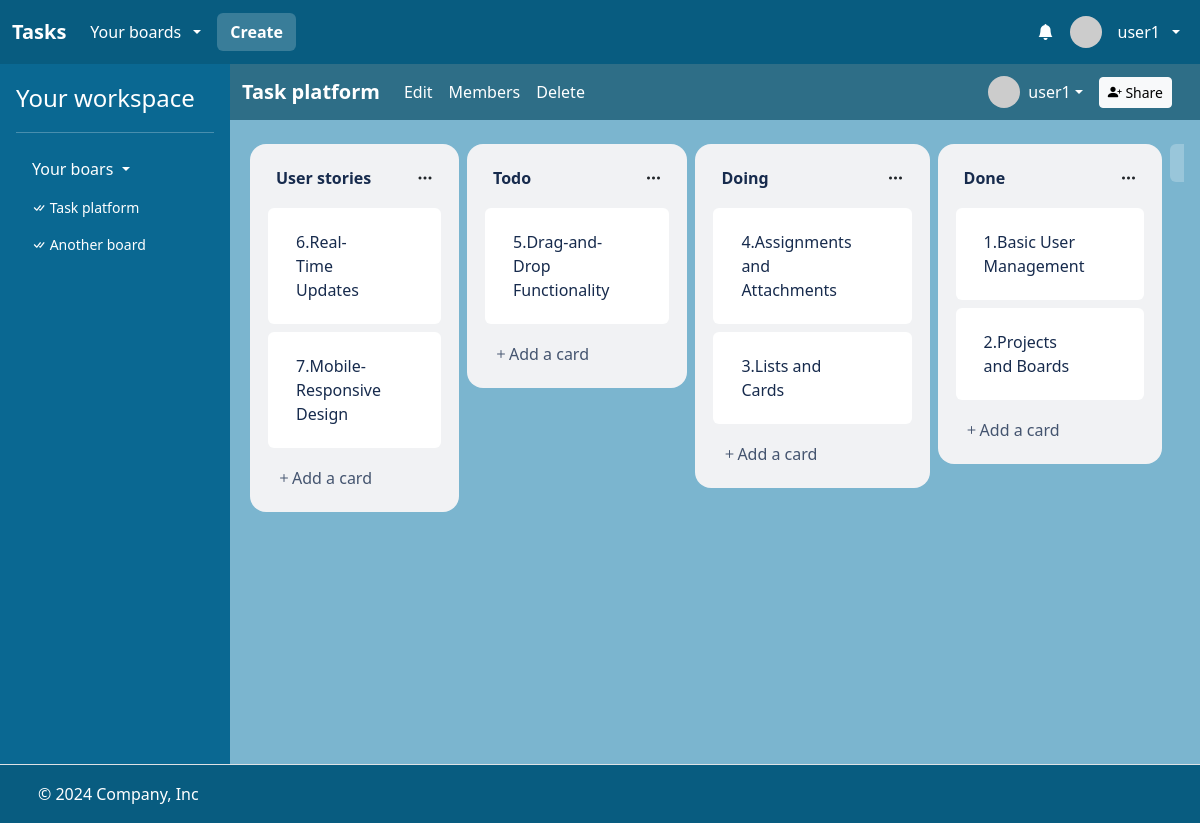
Page /boards/63 (signed in) on the committed database.
### task/models.py (models this page shows, shortened)
class User(AbstractUser):
    bio = models.CharField(max_length=256)

class Board(models.Model):
    name = models.CharField(max_length=256)
    description = models.CharField(max_length=256)
    members = models.ManyToManyField(User, related_name="boards")
    created_at = models.DateTimeField(auto_now_add=True)

class List(models.Model):
    board = models.ForeignKey("Board", on_delete=models.CASCADE, related_name="lists")
    name = models.CharField(max_length=256)
    position = models.DecimalField(max_digits=10, decimal_places=2)
    created_at = models.DateTimeField(auto_now_add=True)

class Card(models.Model):
    list = models.ForeignKey("List", on_delete=models.CASCADE, related_name="cards")
    title = models.CharField(max_length=256)
    description = models.CharField(max_length=256)
    due_date = models.DateTimeField(null=True, blank=True)
    position = models.DecimalField(max_digits=10, decimal_places=2)
    members = models.ManyToManyField(User, related_name="cards")
    created_at = models.DateTimeField(auto_now_add=True)

### task/views/board_views.py (the view)
# urls.py: path("boards/<int:board_id>", views.board_view, name="board"),
@login_required
def board_view(request, board_id):
    board = (
        request.user.boards.filter(id=board_id)
        .prefetch_related("members", "lists__cards", "lists")
        .first()
    )
    if board is None:
        return apology(request, "Board does not exist!", 400)
    lists = (
        board.lists.all()
        .order_by("position")
        .prefetch_related(
            Prefetch(
                "cards",
                queryset=Card.objects.order_by("position"),
                to_attr="ordered_cards",
            )
        )
    )
    members = board.members.all()
    total_member = members.count()
    for index, member in enumerate(members):
        member.index = total_member - index
    return render(
        request,
        "task/board.html",
        {
            "board": board,
            "lists": lists,
            "boards": request.user.boards.all(),
            "members": members,
        },
    )

### task/templates/task/board.html (shortened to what this page needs)
{% extends "task/layout.html" %}
{% load static %}
{% block main %}
<div class="d-flex flex-column h-100 bg-custom-1">
    <nav class="navbar navbar-expand-lg bg-custom-2" data-bs-theme="dark">
        <div class="container-fluid">
          <a id="board-title" class="navbar-brand fw-bold" href="{% url 'board' board.id %}" data-board-id="{{ board.id }}">{{ board.name }}</a>
          <div class="collapse navbar-collapse" id="navbarBoard">
            <ul class="navbar-nav me-auto mb-2 mb-lg-0">
                <li class="nav-item">
                    <a class="nav-link active" aria-current="page" href="{% url 'edit_board' board.id %}">Edit</a>
                </li>
                <li class="nav-item">
                    <a class="nav-link active" aria-current="page" href="{% url 'board_members' board.id %}">Members</a>
                </li>
                <li class="nav-item">
                    <button type="button" class="nav-link active" data-bs-toggle="modal" data-bs-target="#confirmBoardDeletionModal">
                        Delete
                    </button>
                </li>
            </ul>
            <div class="d-flex align-items-center gap-3">
                <div class="dropdown">
                    <a href="#" class="text-decoration-none  d-flex align-items-center text-white dropdown-toggle" id="dropdownUser1" data-bs-toggle="dropdown" aria-expanded="false">
                      <img src="https://i.pravatar.cc/48?u={{ user.id }}" alt="" width="32" height="32" class="rounded-circle me-2">
                      <span>{{ user.username }}</span>
                    </a>
                </div>
                <a class="btn btn-sm btn-light" href="{% url 'board_add_member' board.id %}"><i class="bi bi-person-plus-fill"></i> Share</a>
            </div>
          </div>
        </div>
    </nav>
    <div class="d-flex m-3">
        <div class="scrollable-flex task-lists g-3 mt-2">
                {% for list in lists %}
                <div class="col px-1 flex-20">
                    <div class="card task-list task-list-button" draggable="true" id="list-id-{{ list.id }}" data-list-id="{{ list.id }}" data-list-position="{{ list.position }}">
                        <div class="card-body scrollable-column" data-list-id="{{ list.id }}">
                            <div class="mb-2 flex-center-space-between">
                                <a class="task-list-title btn-transparent fw-bold text-decoration-none text-custom-1" href="{% url 'edit_list' list.id %}">{{ list.name }}</a>
                                <div class="dropdown">
                                    <a class="btn-transparent" data-bs-toggle="dropdown" aria-expanded="false">
                                        <i class="bi bi-three-dots text-custom-2"></i>
                                    </a>
                                  </div>
                            </div>
                            {% for card in list.ordered_cards %}
                                <div class="btn task-card card bg-info my-1 bg-white text-start border-0 rounded-xl" data-card-id="{{ card.id }}" data-list-id="{{ list.id }}" id="card-id-{{ card.id }}" draggable="true" data-card-position="{{ card.position }}">
                                    <div class="card-body d-flex justify-content-between">
                                        <span class="textarea text-custom-3">{{ card.title }}</span>
                                    </div>
                                </div>
                            {% endfor %}
                            <div class="task-card-hidden mt-2">
                                <a class="btn btn-transparent text-custom-5" href="{% url 'create_card_view' list.id %}"><i class="bi bi-plus text-custom-5"></i>Add a card</a>
                            </div>
                        </div>
                    </div>
                </div>
                {% endfor %}
                <div class="col px-1 flex-20">
                    <div class="card border-0 rounded-xl" draggable="true" id="task-add-list-btn">
                        <a class="btn text-white rounded-xl" href="{% url 'create_list_view' board.id %}">Add another list</a>
                    </div>
                </div>
        </div>
    </div>
</div>
{% endblock %}

### task/templates/task/layout.html (shortened to what this page needs)
<!DOCTYPE html>
{% load static %}
{% load humanize %}
<html lang="en">
    <head>
        <link href="https://cdn.jsdelivr.net/npm/bootstrap@5.3.3/dist/css/bootstrap.min.css" rel="stylesheet">
        <link rel="stylesheet" href="https://cdn.jsdelivr.net/npm/bootstrap-icons@1.3.0/font/bootstrap-icons.css">
        <link href="{% static 'styles.css' %}" rel="stylesheet">
    </head>
    <body class="h-100vh">
        <div class="d-flex flex-column h-100">
            <header>
                <nav class="navbar navbar-expand-lg bg-custom-3"  data-bs-theme="dark">
                    <div class="container-fluid">
                      <a class="navbar-brand fw-bold" href="{% url 'index' %}">Tasks</a>
                      <div class="collapse navbar-collapse" id="navbarHeader">
                        <ul class="navbar-nav me-auto mb-2 mb-lg-0 d-flex align-items-center gap-2">
                            {% if user.is_authenticated %}
                                <li class="nav-item dropdown">
                                    <a class="nav-link dropdown-toggle text-white d-flex align-items-center gap-2" href="#" role="button" data-bs-toggle="dropdown" aria-expanded="false">
                                        <span>Your boards</span>
                                    </a>
                                </li>
                                <li class="nav-item">
                                    <a class="btn fw-bold text-white bg-custom-4" href="{% url 'create_board' %}">Create</a>
                                </li>
                          {% endif %}
                        </ul>
                        {% if user.is_authenticated %}
                        <ul class="navbar-nav ms-auto mb-2 mb-lg-0 f-flex align-items-center">
                            <li class="nav-item dropdown">
                                <a class="nav-link text-white d-relative d-flex align-items-center gap-2" href="#" role="button" id="dropdownMenuClickableInside" data-bs-toggle="dropdown" data-bs-auto-close="outside" aria-expanded="false">
                                    <i class="bi bi-bell-fill"></i>
                                </a>
                            </li>
                            <li class="nav-item dropdown">
                                <a class="nav-link dropdown-toggle text-white d-flex align-items-center gap-2" href="#" role="button" data-bs-toggle="dropdown" aria-expanded="false">
                                    <img src="https://i.pravatar.cc/48?u={{ user.id }}" alt="" width="32" height="32" class="rounded-circle me-2">
                                    <span>{{ user.username }}</span>
                                </a>
                            </li>
                        </ul>
                        {% endif %}
                      </div>
                    </div>
                  </nav>
            </header>
            <main class="flex-fill">
                <div class="d-flex flex-nowrap h-100">
                    {% if user.is_authenticated %}
                    <div class="d-none d-lg-flex flex-column flex-shrink-0 p-3 text-white side-menu-container">
                        <a href="{% url 'index' %}" class="text-decoration-none d-flex align-items-center mb-3 mb-md-0 me-md-auto text-white">
                          <span class="fs-4">Your workspace</span>
                        </a>
                        <hr>
                        <ul class="nav nav-pills flex-column mb-auto">
                          <li class="mb-1">
                            <button class="nav-link text-white collapsed dropdown-toggle" data-bs-toggle="collapse" data-bs-target="#home-collapse" aria-expanded="true">
                                Your boars
                            </button>
                            <div class="collapse show " id="home-collapse">
                                <ul class="btn-toggle-nav list-unstyled fw-normal pb-1 small max-height-490 overflow-auto">
                                    {% for board in boards %}
                                    <li>
                                        <a href="{% url 'board' board.id %}" class="nav-link text-white">
                                            <i class="bi bi-check-all"></i>
                                            {{ board.name }}
                                        </a>
                                    </li>
                                    {% endfor %}
                                </ul>
                            </div>
                          </li>
                        </ul>
                    </div>
                    {% endif %}
                    <div class="flex-fill bg-white min-heigt-700 overflow-x-hidden">
                        {% block main %}
                        {% endblock %}
                    </div>
                </div>
            </main>
            <footer class="d-flex flex-wrap justify-content-between align-items-center py-3 border-top bg-custom-3 border-0">
                <div class="col-md-4 d-flex align-items-center">
                  <a href="/" class="mb-3 me-2 mb-md-0 text-body-secondary lh-1">
                    <svg class="bi" width="30" height="24"><use xlink:href="#bootstrap"></use></svg>
                  </a>
                  <span class="mb-3 mb-md-0 text-white">© 2024 Company, Inc</span>
                </div>
                <ul class="nav col-md-4 justify-content-end list-unstyled d-flex">
                  <li class="ms-3"><a class="text-body-secondary" href="#"><svg class="bi" width="24" height="24"><use xlink:href="#twitter"></use></svg></a></li>
                  <li class="ms-3"><a class="text-body-secondary" href="#"><svg class="bi" width="24" height="24"><use xlink:href="#instagram"></use></svg></a></li>
                  <li class="ms-3"><a class="text-body-secondary" href="#"><svg class="bi" width="24" height="24"><use xlink:href="#facebook"></use></svg></a></li>
                </ul>
            </footer>
        </div>
    </body>
</html>

### task/static/styles.css (style rules this page uses)
.task-card { outline: 2px solid transparent; margin-left: 2px; margin-right: 2px; }
.flex-center-space-between { display: flex; justify-content: space-between; align-items: center; }
.textarea { white-space: pre-line; white-space: pre-wrap; }
.bg-custom-1 { background-color: #7bb5cf; }
.bg-custom-2 { background-color: #2e6e87; }
.bg-custom-3 { background-color: #085c80; }
.bg-custom-4 { background-color: #397d99; }
.text-custom-1 { color: #172b4d; }
.text-custom-2 { color: #212529; }
.text-custom-3 { color: #172b4d; }
.text-custom-5 { color: #44546f; }
.scrollable-flex { display: flex; overflow-x: auto; width: 100%; max-width: 100%; }
.scrollable-column { display: flex; flex-direction: column; max-height: 750px; overflow-y: auto; }
.flex-20 { flex: 0 0 20%; }
.h-100 { height: 100%; }
.h-100vh { height: 100vh; }
.side-menu-container { width: 230px; background: #0a6892; }
.max-height-490 { max-height: 490px; }
.min-heigt-700 { min-height: 700px; }
.overflow-x-hidden { overflow-x: hidden; }
.btn-transparent { padding: 6px 10px; border: none; border-radius: 4px; background-color: transparent; }
.task-list-button { cursor: pointer; background: #f1f2f4; border-radius: 16px; border: none; }
#task-add-list-btn { background-color: #ffffff3b; }

### rows in the picture
User: username "user1"
Board: name "Task platform"
Board: name "Another board"
List: name "User stories"
Card: title "6.Real-Time Updates"
Card: title "7.Mobile-Responsive Design"
List: name "Todo"
Card: title "5.Drag-and-Drop Functionality"
List: name "Doing"
Card: title "4.Assignments and Attachments"
Card: title "3.Lists and Cards"
List: name "Done"
Card: title "1.Basic User Management"
Card: title "2.Projects and Boards"
